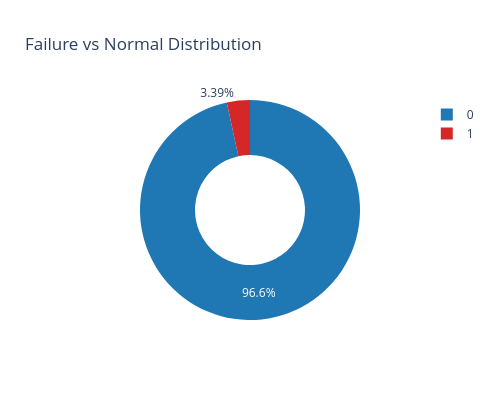

Write notebook code for a chart like this one.
### Markdown cell above
## Part 3: Exploring the Data

### Code cell
#===========================================================
# 1) TARGET DISTRIBUTION (Interactive Donut Chart)
#===========================================================

fig_target = px.pie(
    df,
    names="Target",
    hole=0.5,
    color="Target",
    color_discrete_map={0:"#1f77b4", 1:"#d62728"},
    title="Failure vs Normal Distribution"
)
fig_target.update_layout(width=500, height=400)
fig_target.show()

### Figure 1 — Plotly figure (JSON) as saved in the notebook; plotly's stock layout.template omitted (floating-point values rounded to 4 significant figures; data arrays with more than 128 entries replaced by an {"elided": "..."} marker saying what was removed)
{"data": [{"customdata": {"elided": "10000x1 int values"}, "domain": {"x": [0, 1], "y": [0, 1]}, "hole": 0.5, "hovertemplate": "Target=%{customdata[0]}<extra></extra>", "labels": {"elided": "10000 int values"}, "legendgroup": "", "marker": {"colors": {"elided": "10000 str values"}}, "name": "", "showlegend": true, "type": "pie"}], "layout": {"height": 400, "legend": {"tracegroupgap": 0}, "title": {"text": "Failure vs Normal Distribution"}, "width": 500}}
